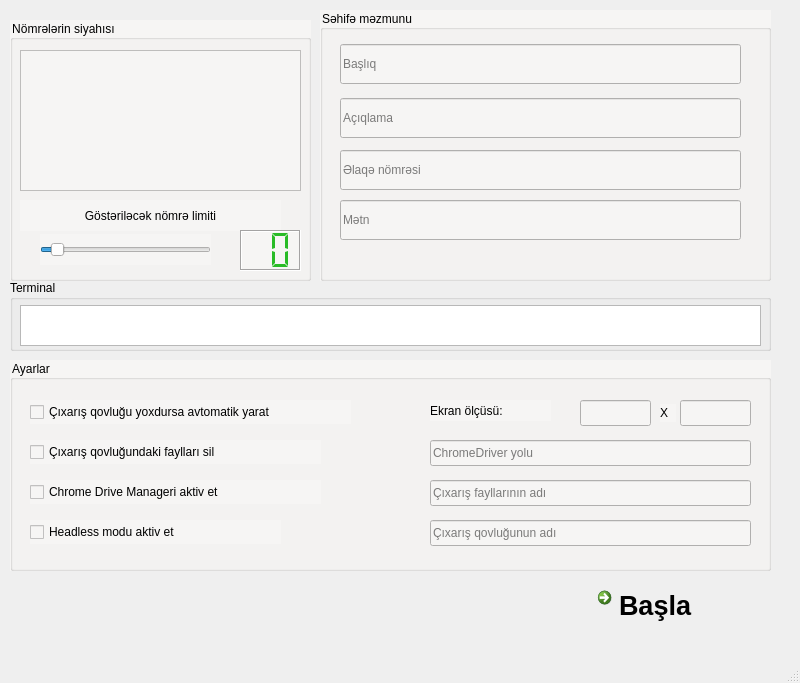
<?xml version="1.0" encoding="UTF-8"?>
<ui version="4.0">
 <class>main_ui</class>
 <widget class="QMainWindow" name="main_ui">
  <property name="geometry">
   <rect>
    <x>0</x>
    <y>0</y>
    <width>800</width>
    <height>683</height>
   </rect>
  </property>
  <property name="windowTitle">
   <string>MainWindow</string>
  </property>
  <property name="windowIcon">
   <iconset theme="QIcon::ThemeIcon::PrinterPrinting">
    <normaloff>../static/icons/app_icon.ico</normaloff>../static/icons/app_icon.ico</iconset>
  </property>
  <property name="iconSize">
   <size>
    <width>24</width>
    <height>19</height>
   </size>
  </property>
  <widget class="QWidget" name="centralwidget">
   <widget class="QGroupBox" name="text_group">
    <property name="geometry">
     <rect>
      <x>10</x>
      <y>20</y>
      <width>301</width>
      <height>261</height>
     </rect>
    </property>
    <property name="styleSheet">
     <string notr="true">background-color: rgb(246, 245, 244);</string>
    </property>
    <property name="title">
     <string>Nömrələrin siyahısı</string>
    </property>
    <widget class="QPlainTextEdit" name="numbers">
     <property name="geometry">
      <rect>
       <x>10</x>
       <y>30</y>
       <width>281</width>
       <height>141</height>
      </rect>
     </property>
    </widget>
    <widget class="QSlider" name="number_limit">
     <property name="geometry">
      <rect>
       <x>30</x>
       <y>214</y>
       <width>171</width>
       <height>31</height>
      </rect>
     </property>
     <property name="maximum">
      <number>15</number>
     </property>
     <property name="pageStep">
      <number>5</number>
     </property>
     <property name="value">
      <number>1</number>
     </property>
     <property name="orientation">
      <enum>Qt::Orientation::Horizontal</enum>
     </property>
    </widget>
    <widget class="QLabel" name="label">
     <property name="geometry">
      <rect>
       <x>10</x>
       <y>180</y>
       <width>261</width>
       <height>31</height>
      </rect>
     </property>
     <property name="text">
      <string>Göstəriləcək nömrə limiti</string>
     </property>
     <property name="alignment">
      <set>Qt::AlignmentFlag::AlignCenter</set>
     </property>
    </widget>
    <widget class="QLCDNumber" name="number_limit_display">
     <property name="geometry">
      <rect>
       <x>230</x>
       <y>210</y>
       <width>61</width>
       <height>41</height>
      </rect>
     </property>
     <property name="font">
      <font>
       <pointsize>13</pointsize>
       <italic>true</italic>
       <bold>true</bold>
      </font>
     </property>
     <property name="styleSheet">
      <string notr="true">color: rgb(41, 187, 39)</string>
     </property>
     <property name="frameShape">
      <enum>QFrame::Shape::Box</enum>
     </property>
     <property name="frameShadow">
      <enum>QFrame::Shadow::Sunken</enum>
     </property>
     <property name="lineWidth">
      <number>1</number>
     </property>
     <property name="midLineWidth">
      <number>0</number>
     </property>
     <property name="digitCount">
      <number>2</number>
     </property>
     <property name="mode">
      <enum>QLCDNumber::Mode::Dec</enum>
     </property>
     <property name="segmentStyle">
      <enum>QLCDNumber::SegmentStyle::Flat</enum>
     </property>
    </widget>
   </widget>
   <widget class="QGroupBox" name="site_content">
    <property name="geometry">
     <rect>
      <x>320</x>
      <y>10</y>
      <width>451</width>
      <height>271</height>
     </rect>
    </property>
    <property name="styleSheet">
     <string notr="true">background-color: rgb(246, 245, 244);</string>
    </property>
    <property name="title">
     <string>Səhifə məzmunu</string>
    </property>
    <widget class="QLineEdit" name="title">
     <property name="geometry">
      <rect>
       <x>20</x>
       <y>34</y>
       <width>401</width>
       <height>40</height>
      </rect>
     </property>
     <property name="inputMethodHints">
      <set>Qt::InputMethodHint::ImhNone</set>
     </property>
     <property name="placeholderText">
      <string>Başlıq</string>
     </property>
    </widget>
    <widget class="QLineEdit" name="description">
     <property name="geometry">
      <rect>
       <x>20</x>
       <y>88</y>
       <width>401</width>
       <height>40</height>
      </rect>
     </property>
     <property name="placeholderText">
      <string>Açıqlama</string>
     </property>
    </widget>
    <widget class="QLineEdit" name="phone">
     <property name="geometry">
      <rect>
       <x>20</x>
       <y>140</y>
       <width>401</width>
       <height>40</height>
      </rect>
     </property>
     <property name="placeholderText">
      <string>Əlaqə nömrəsi</string>
     </property>
    </widget>
    <widget class="QLineEdit" name="message">
     <property name="geometry">
      <rect>
       <x>20</x>
       <y>190</y>
       <width>401</width>
       <height>40</height>
      </rect>
     </property>
     <property name="placeholderText">
      <string>Mətn</string>
     </property>
    </widget>
   </widget>
   <widget class="QGroupBox" name="settings">
    <property name="geometry">
     <rect>
      <x>10</x>
      <y>360</y>
      <width>761</width>
      <height>211</height>
     </rect>
    </property>
    <property name="styleSheet">
     <string notr="true">background-color: rgb(246, 245, 244);</string>
    </property>
    <property name="title">
     <string>Ayarlar</string>
    </property>
    <widget class="QCheckBox" name="auto_crt_dir">
     <property name="geometry">
      <rect>
       <x>20</x>
       <y>40</y>
       <width>321</width>
       <height>24</height>
      </rect>
     </property>
     <property name="text">
      <string>Çıxarış qovluğu yoxdursa avtomatik yarat</string>
     </property>
    </widget>
    <widget class="QCheckBox" name="auto_dir_cln">
     <property name="geometry">
      <rect>
       <x>20</x>
       <y>80</y>
       <width>291</width>
       <height>24</height>
      </rect>
     </property>
     <property name="text">
      <string>Çıxarış qovluğundaki faylları sil</string>
     </property>
    </widget>
    <widget class="QCheckBox" name="crm_drv_mng_sts">
     <property name="geometry">
      <rect>
       <x>20</x>
       <y>120</y>
       <width>291</width>
       <height>24</height>
      </rect>
     </property>
     <property name="text">
      <string>Chrome Drive Manageri aktiv et</string>
     </property>
    </widget>
    <widget class="QCheckBox" name="headless_sts">
     <property name="geometry">
      <rect>
       <x>20</x>
       <y>160</y>
       <width>251</width>
       <height>24</height>
      </rect>
     </property>
     <property name="text">
      <string>Headless modu aktiv et</string>
     </property>
    </widget>
    <widget class="QLineEdit" name="window_y">
     <property name="geometry">
      <rect>
       <x>670</x>
       <y>40</y>
       <width>71</width>
       <height>26</height>
      </rect>
     </property>
    </widget>
    <widget class="QLineEdit" name="window_x">
     <property name="geometry">
      <rect>
       <x>570</x>
       <y>40</y>
       <width>71</width>
       <height>26</height>
      </rect>
     </property>
    </widget>
    <widget class="QLabel" name="label_2">
     <property name="geometry">
      <rect>
       <x>650</x>
       <y>44</y>
       <width>16</width>
       <height>18</height>
      </rect>
     </property>
     <property name="text">
      <string>X</string>
     </property>
    </widget>
    <widget class="QLabel" name="label_3">
     <property name="geometry">
      <rect>
       <x>420</x>
       <y>40</y>
       <width>121</width>
       <height>21</height>
      </rect>
     </property>
     <property name="text">
      <string>Ekran ölçüsü:</string>
     </property>
    </widget>
    <widget class="QLineEdit" name="chrome_drv_path">
     <property name="geometry">
      <rect>
       <x>420</x>
       <y>80</y>
       <width>321</width>
       <height>26</height>
      </rect>
     </property>
     <property name="placeholderText">
      <string>ChromeDriver yolu</string>
     </property>
    </widget>
    <widget class="QLineEdit" name="screenshot_filename">
     <property name="geometry">
      <rect>
       <x>420</x>
       <y>120</y>
       <width>321</width>
       <height>26</height>
      </rect>
     </property>
     <property name="placeholderText">
      <string>Çıxarış fayllarının adı</string>
     </property>
    </widget>
    <widget class="QLineEdit" name="output_path_name">
     <property name="geometry">
      <rect>
       <x>420</x>
       <y>160</y>
       <width>321</width>
       <height>26</height>
      </rect>
     </property>
     <property name="placeholderText">
      <string>Çıxarış qovluğunun adı</string>
     </property>
    </widget>
   </widget>
   <widget class="QGroupBox" name="groupBox_2">
    <property name="geometry">
     <rect>
      <x>10</x>
      <y>280</y>
      <width>761</width>
      <height>71</height>
     </rect>
    </property>
    <property name="title">
     <string>Terminal</string>
    </property>
    <widget class="QPlainTextEdit" name="terminal">
     <property name="geometry">
      <rect>
       <x>10</x>
       <y>25</y>
       <width>741</width>
       <height>41</height>
      </rect>
     </property>
    </widget>
   </widget>
   <widget class="QCommandLinkButton" name="start_app_button">
    <property name="geometry">
     <rect>
      <x>590</x>
      <y>580</y>
      <width>176</width>
      <height>61</height>
     </rect>
    </property>
    <property name="font">
     <font>
      <pointsize>20</pointsize>
      <bold>true</bold>
     </font>
    </property>
    <property name="styleSheet">
     <string notr="true">background-color: rgb(143, 240, 164);
alternate-background-color: rgb(192, 191, 188);
border-color: rgb(192, 191, 188);</string>
    </property>
    <property name="text">
     <string>Başla</string>
    </property>
    <property name="iconSize">
     <size>
      <width>55</width>
      <height>38</height>
     </size>
    </property>
   </widget>
  </widget>
  <widget class="QMenuBar" name="menubar">
   <property name="geometry">
    <rect>
     <x>0</x>
     <y>0</y>
     <width>800</width>
     <height>23</height>
    </rect>
   </property>
  </widget>
  <widget class="QStatusBar" name="statusbar"/>
 </widget>
 <resources/>
 <connections/>
</ui>
